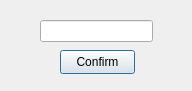
<?xml version="1.0" encoding="UTF-8"?>
<ui version="4.0">
 <class>NewTable</class>
 <widget class="QDialog" name="NewTable">
  <property name="geometry">
   <rect>
    <x>0</x>
    <y>0</y>
    <width>192</width>
    <height>91</height>
   </rect>
  </property>
  <property name="windowTitle">
   <string>Dialog</string>
  </property>
  <widget class="QLineEdit" name="tableName">
   <property name="geometry">
    <rect>
     <x>40</x>
     <y>20</y>
     <width>113</width>
     <height>22</height>
    </rect>
   </property>
  </widget>
  <widget class="QPushButton" name="confirmButton">
   <property name="geometry">
    <rect>
     <x>60</x>
     <y>50</y>
     <width>75</width>
     <height>24</height>
    </rect>
   </property>
   <property name="text">
    <string>Confirm</string>
   </property>
  </widget>
 </widget>
 <resources/>
 <connections/>
</ui>
